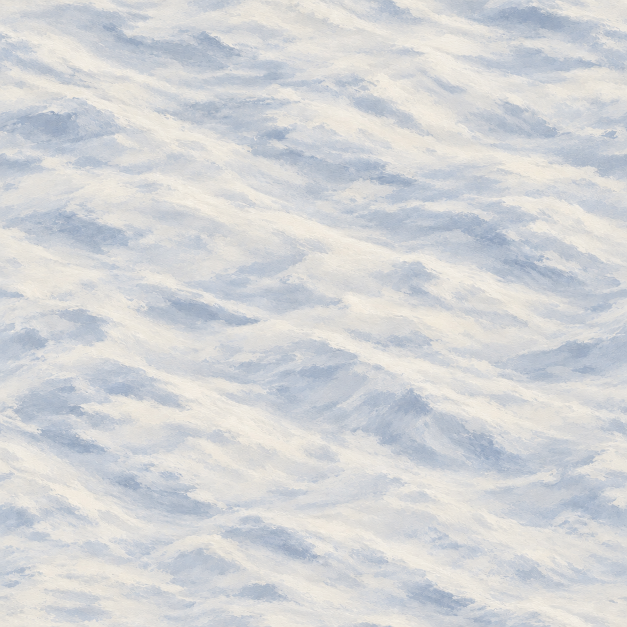
#> input picture UE5/SourceAssets/P5/Materials/Source/T_Snow_Ground_Source_v01.png, 1254 x 1254 px (shown at 1/2 size)
$ python p5_export_a2_snow_candidates.py
#> lines starting #> are read from the running program, lines starting #| are printed output that depends on the picture
from __future__ import annotations

import json
from pathlib import Path

from PIL import Image, ImageDraw


ROOT = Path(__file__).resolve().parents[2]
P5_ROOT = ROOT / "UE5" / "SourceAssets" / "P5"
SOURCE_DIR = P5_ROOT / "Materials" / "Source"
EXPORT_DIR = P5_ROOT / "Materials" / "Exports"
MANIFEST_PATH = P5_ROOT / "Manifests" / "P5_A2_SnowSurface_manifest_v01.json"
EVIDENCE_DIR = ROOT / "UE5" / "Records" / "p5_p6_plan" / "evidence" / "P5_A2_SnowSurface"
PREVIEW_PATH = EVIDENCE_DIR / "P5_A2_SnowSurface_preview_v01.png"


def edge_differences(image: Image.Image, axis: str) -> list[float]:
    rgba = image.convert("RGBA")
    width, height = rgba.size
    pairs = []
    if axis == "horizontal":
        pairs = [(rgba.getpixel((0, y)), rgba.getpixel((width - 1, y))) for y in range(height)]
    else:
        pairs = [(rgba.getpixel((x, 0)), rgba.getpixel((x, height - 1))) for x in range(width)]
    return [
        round(sum(abs(a[c] - b[c]) for a, b in pairs) / len(pairs), 3)
        for c in range(4)
    ]


def texture_record(
    asset_id: str,
    source_file: str,
    image_gen_id: str,
    output_file: str,
    target: tuple[int, int],
    edge_axes: tuple[str, ...],
    crop_box: tuple[int, int, int, int] | None = None,
) -> dict[str, object]:
    src = SOURCE_DIR / source_file
    dst = EXPORT_DIR / output_file
    with Image.open(src) as opened:
        source = opened.convert("RGBA")
    source_dimensions = list(source.size)
    prepared = source.crop(crop_box) if crop_box is not None else source
    exported = prepared.resize(target, Image.Resampling.LANCZOS)
    exported.save(dst, format="PNG", optimize=True)
    alpha = exported.getchannel("A")
    return {
        "assetId": asset_id,
        "sourceFile": str(src.relative_to(ROOT)).replace("\\", "/"),
        "sourceImageGenId": image_gen_id,
        "sourceDimensions": source_dimensions,
        "cropBox": list(crop_box) if crop_box is not None else None,
        "exportFile": str(dst.relative_to(ROOT)).replace("\\", "/"),
        "exportDimensions": list(target),
        "format": "PNG RGBA, sRGB assumed",
        "alpha": "preserved" if "A" in exported.getbands() else "opaque",
        "alphaBounds": list(alpha.getbbox()) if alpha.getbbox() else None,
        "repeatEdgeMeanAbsDiffRGBA": {axis: edge_differences(exported, axis) for axis in edge_axes},
    }


def make_preview(ground_path: Path, track_path: Path) -> None:
    ground = Image.open(ground_path).convert("RGBA")
    track = Image.open(track_path).convert("RGBA")
    preview = Image.new("RGBA", (1024, 576), (115, 137, 161, 255))
    for tile_index in range(2):
        tile = ground.copy()
        tile.alpha_composite(track, (0, 220))
        preview.alpha_composite(tile, (tile_index * 512, 24))
    ImageDraw.Draw(preview).text(
        (10, 4),
        "T_Snow_Ground + T_Snow_Track on two adjacent 512px segments",
        fill=(250, 250, 248, 255),
    )
    preview.convert("RGB").save(PREVIEW_PATH, format="PNG", optimize=True)


def main() -> None:
    EXPORT_DIR.mkdir(parents=True, exist_ok=True)
    EVIDENCE_DIR.mkdir(parents=True, exist_ok=True)
    ground = texture_record(
        "T_Snow_Ground",
        "T_Snow_Ground_Source_v01.png",
        "exec-8e7e092d-a340-4a7d-8d46-62370088966c",
        "T_Snow_Ground_v01_WIP.png",
        (512, 512),
        ("horizontal", "vertical"),
    )
#> in texture_record, opened is the input picture: PIL image 1254x1254 RGB; mean R, G, B 211.6, 213.3, 215.4
#> in texture_record, `alpha = exported.getchannel("A")`: alpha: PIL image 512x512 L; every value is 255
#> in edge_differences, `pairs = [(rgba.getpixel((0, y)), rgba.getpixel((width - 1, y))) for y ..`: pairs = 512 items
#> ground = 11 items
    track = texture_record(
        "T_Snow_Track",
        "T_Snow_Track_Source_v01.png",
        "exec-e7dc7cec-fad7-45de-964d-a323b498f078",
        "T_Snow_Track_v01_WIP.png",
        (512, 64),
        ("horizontal",),
        (2, 296, 1982, 544),
    )
#> call 2 of texture_record, with asset_id = 'T_Snow_Track', source_file = 'T_Snow_Track_Source_v01.png', output_file = 'T_Snow_Track_v01_WIP.png', target = (512, 64), edge_axes = ('horizontal',), crop_box = (2, 296, 1982, 544)
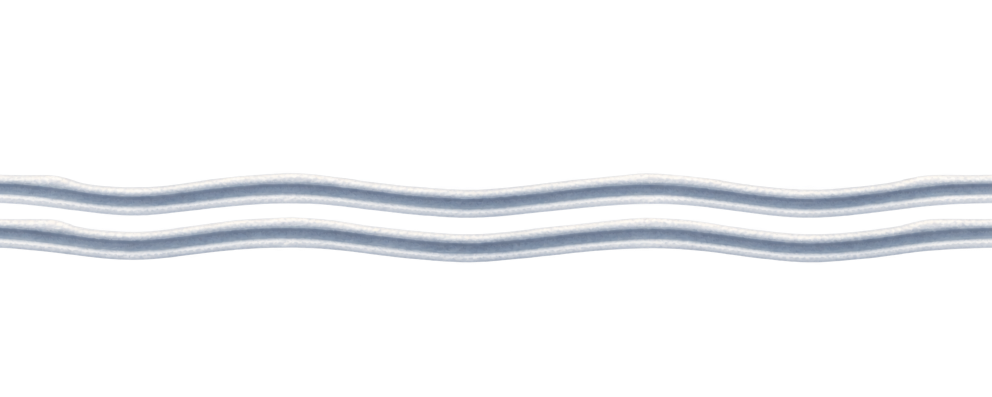
#> input picture UE5/SourceAssets/P5/Materials/Source/T_Snow_Track_Source_v01.png, 1983 x 793 px (shown at 1/2 size)
#> in texture_record, opened is the input picture: PIL image 1983x793 RGBA; mean R, G, B, A 34.3, 35.4, 37.2, 36.4
#> in texture_record (call 2), `exported = prepared.resize(target, Image.Resampling.LANCZOS)`:
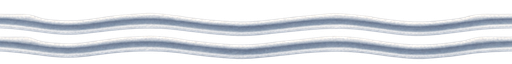
#> exported: PIL image 512x64 RGBA; mean R, G, B, A 107.5, 111.4, 117.5, 116.7; transparent parts drawn white
#> in texture_record (call 2), `alpha = exported.getchannel("A")`:
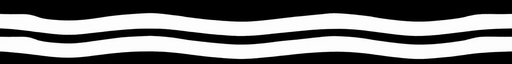
#> alpha: PIL image 512x64 L; min 0, max 255, mean 116.7
#> track = 11 items
    ground_path = ROOT / str(ground["exportFile"])
    track_path = ROOT / str(track["exportFile"])
    make_preview(ground_path, track_path)
#> in make_preview, `preview = Image.new("RGBA", (1024, 576), (115, 137, 161, 255))`:
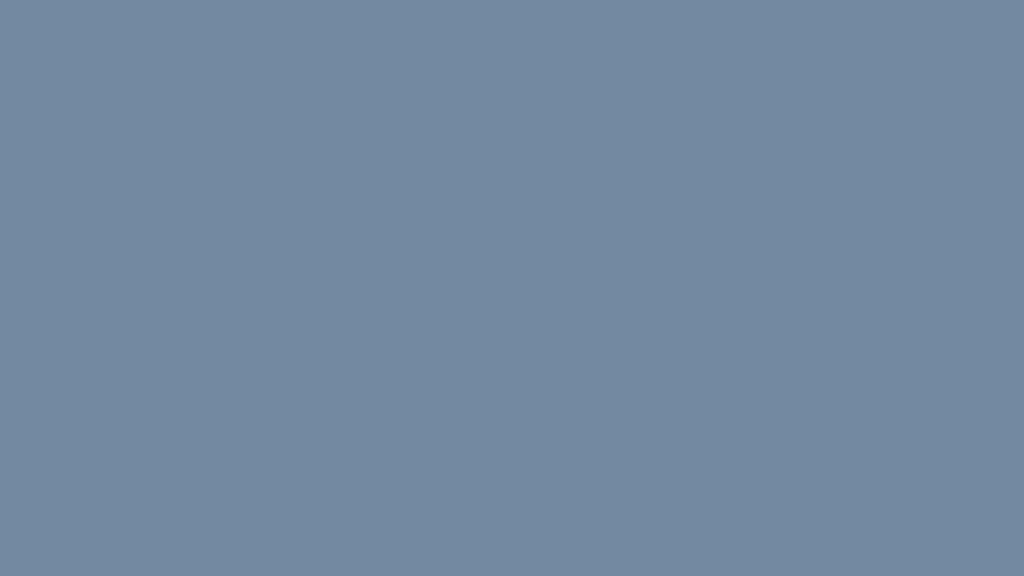
#> preview: PIL image 1024x576 RGBA; mean R, G, B, A 115, 137, 161, 255
#> after the loop in make_preview, `for tile_index in range(2):`:
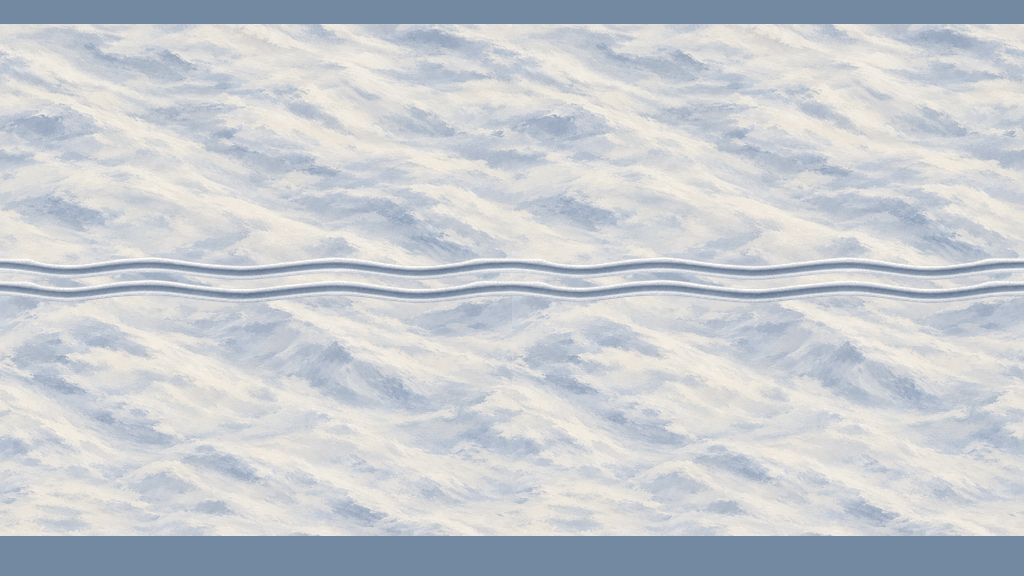
#> preview: PIL image 1024x576 RGBA; mean R, G, B, A 199.1, 203.4, 208.5, 255
#> after the loop in make_preview, `for tile_index in range(2):`:
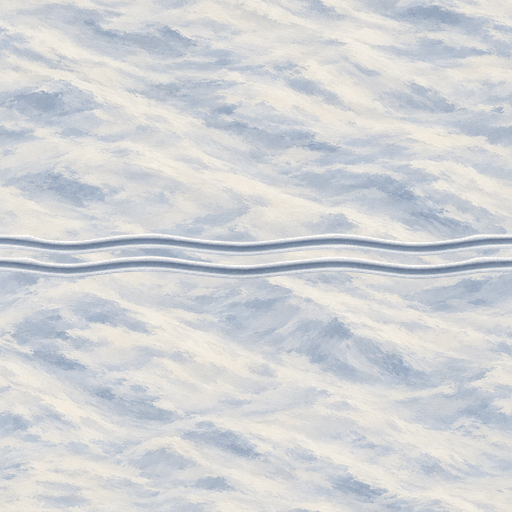
#> tile: PIL image 512x512 RGBA; mean R, G, B, A 209.6, 211.7, 214.4, 255
#> in make_preview, `preview.convert("RGB").save(PREVIEW_PATH, format="PNG", optimize=True)`:
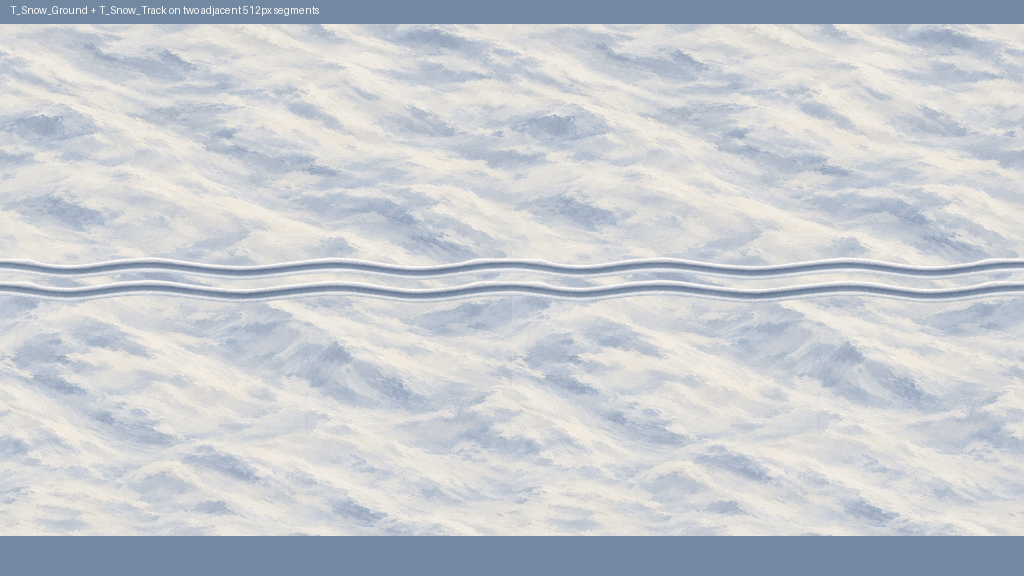
#> saved as P5_A2_SnowSurface_preview_v01.png: PIL image 1024x576 RGB; mean R, G, B 199.3, 203.5, 208.6
    manifest = {
        "manifestId": "P5_A2_SnowSurface",
        "version": "v01",
        "created": "2026-10-28",
        "status": "WIP; candidates only; not accepted for runtime import",
        "approvedDirection": "P5 A0 natural-tone v02 scene",
        "exportTool": "UE5/Scripts/p5_export_a2_snow_candidates.py",
        "assets": [ground, track],
        "preview": str(PREVIEW_PATH.relative_to(ROOT)).replace("\\", "/"),
        "gates": {
            "dimensions": "exported to specification",
            "textureRepeat": "edge metrics and static repeat preview recorded; route UV scale and material sampling pending",
            "transparency": "track alpha preserved; actual UE filtering/compression review pending",
            "routeIntegration": "pending actual snow-slope fixture",
            "lightingAndColor": "static natural-tone direction only; final in-scene balance pending",
        },
    }
    MANIFEST_PATH.write_text(json.dumps(manifest, ensure_ascii=False, indent=2) + "\n", encoding="utf-8")
    print(f"Exported {len(manifest['assets'])} WIP assets.")
#| Exported 2 WIP assets.
    for asset in manifest["assets"]:
        print(f"{asset['assetId']}: {asset['exportDimensions']} {asset['repeatEdgeMeanAbsDiffRGBA']}")
#> this loop made 2 passes
#| T_Snow_Ground: [512, 512] {'horizontal': [4.875, 4.115, 3.01, 0.0], 'vertical': [8.475, 6.559, 3.992, 0.0]}
#| T_Snow_Track: [512, 64] {'horizontal': [2.047, 1.812, 4.078, 0.531]}
    print(f"Preview: {PREVIEW_PATH}")
    print(f"Manifest: {MANIFEST_PATH}")


if __name__ == "__main__":
    main()
